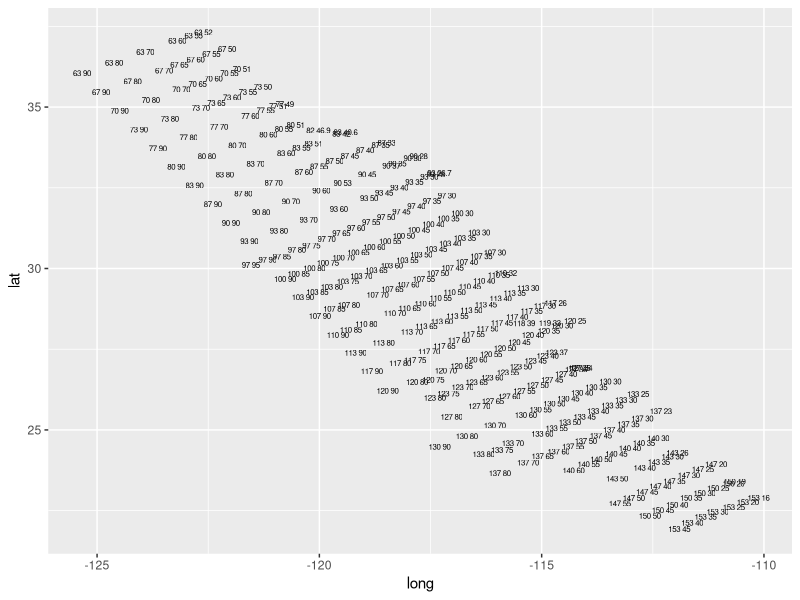
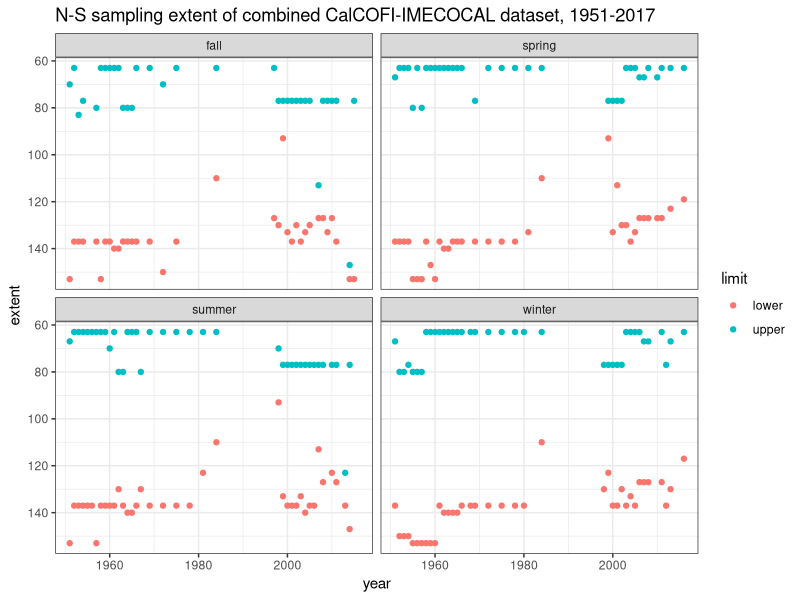

Write R code to recreate these figures, in order.
rm(list=ls())

library(tidyverse)
options(stringsAsFactors = F)




#Read in merged datasets

calcofi <- read.csv("mex us culled stations.csv", stringsAsFactors = F)
str(calcofi)


#I. Clean data / georeference stations

###Note: For CalCOFI, the complete line name is used (e.g., 106.7).  For IMECOCAL they round (106.7 becomes 107). Also, single diget stations have been changed to double digets (e.g., 5 to 50)

#New variables
calcofi2 <-
  calcofi %>%
  mutate(S_L2 = as.character(round(as.numeric(S_L)))) %>%
  mutate(., lower = round(as.numeric(word(sampling_extent, 1)))) %>%
  mutate(., upper = round(as.numeric(word(sampling_extent, 5)))) %>%
  mutate(., line_station2 = paste(as.character(S_L2), as.character(S_S))) %>%
  mutate(., S_S2 = ifelse(nchar(as.character(calcofi$S_S)) == 1, paste(calcofi$S_S, 0, sep = ""), as.character(calcofi$S_S))) %>%
  select(., line_station2, S_S2, S_L2, latitude, longitude, season, month, year, lower, upper, Bathylagoides.wesethi, Ceratoscopelus.townsendi, Chauliodus.macouni, Diogenichthys.atlanticus, Leuroglossus.stilbius, Lipolagus.ochotensis, Protomyctophum.crockeri, Stenobrachius.leucopsarus, Symbolophorus.californiensis, Tarletonbeania.crenularis, Triphoturus.mexicanus)

#Calculate mean coordinates for unique stations
calcofi3 <-
  calcofi2 %>%
  mutate(ls = paste(S_L2, S_S2)) %>%
  group_by(ls) %>%
  mutate(lat = mean(latitude), long = mean(longitude)) %>%
  ungroup()

#Quick peek
stations <- 
  calcofi3 %>%
  select(lat, long, ls) %>%
  distinct()
ggplot(data = stations, aes(x = long, y = lat, label = ls))+
  geom_text(size = 2)




#II. Determine sampling frame for analysis

#Determine upper and lower sampling extent for each cruise-year
extent <-
  calcofi3 %>%
  select(year, season, lower, upper) %>%
  distinct(.) %>%
  gather(., "limit", "extent", 3:4)

#Quick peek
ggplot(extent)+
  geom_point(aes(year, extent, color = limit))+
  facet_wrap(~season)+
  scale_y_reverse()+
  ggtitle("N-S sampling extent of combined CalCOFI-IMECOCAL dataset, 1951-2017")+
  theme_bw()

#The "box" for analysis is determined as the modes of the upper and lower limits for cruises after 1976

#This is just a mode function for character objects
Mode <- function(x) {
  ux <- unique(x)
  ux[which.max(tabulate(match(x, ux)))]
}

limits <-
  calcofi3 %>%
  group_by(season) %>%
  filter(year >= 1976) %>%
  select(season, upper, lower) %>%
  summarise(up = Mode(upper), lo = Mode(lower))

calcofi4 <-
  left_join(calcofi3, limits, by = "season")

#FILTERING RULES
###Remove *stations* north of (less than line #) cruise-season upper limit or south of (greater than line #) cruise-season lower limit
###Remove *cruise-years* with upper limit south of (greater than) cruise-season upper limit or lower limit north of (less than) cruise-season lower limit
str(calcofi4)
calcofi5 <-
  calcofi4 %>%
  mutate(line = as.numeric(S_L2)) %>%
  mutate(station = as.numeric(S_S2)) %>%
  filter(line >= up & line <= lo) %>%
  filter(upper <= up & lower >= lo) %>%
  select(line_station2, line, station, long, lat, longitude, latitude, season, month, year, Bathylagoides.wesethi, Ceratoscopelus.townsendi, Chauliodus.macouni, Diogenichthys.atlanticus, Leuroglossus.stilbius, Lipolagus.ochotensis, Protomyctophum.crockeri, Stenobrachius.leucopsarus, Symbolophorus.californiensis, Tarletonbeania.crenularis, Triphoturus.mexicanus)


colnames(calcofi5) <- c("line_station", "line", "station", "long", "lat", "longitude", "latitude", "season", "month", "year", "Bathylagoides wesethi", "Ceratoscopelus townsendi", "Chauliodus macouni", "Diogenichthys atlanticus", "Leuroglossus stilbius", "Lipolagus ochotensis", "Protomyctophum crockeri", "Stenobrachius leucopsarus", "Symbolophorus californiensis", "Tarletonbeania crenularis", "Triphoturus mexicanus")

calcofi6 <-
  calcofi5 %>%
  gather(key = "species", value = "value", 11:21)

write_csv(calcofi6, "starting_point.csv")
colnames(calcofi6)
